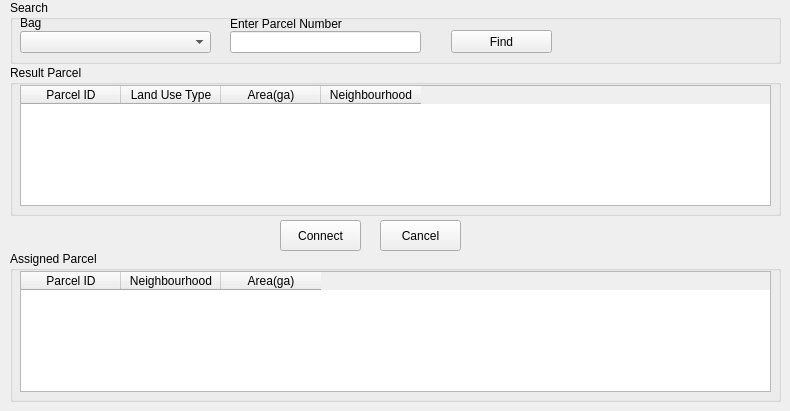
   <widget class="QWidget" name="person_group_parcel_tab">
    <attribute name="title">
     <string>Person Group Parcel</string>
    </attribute>
    <widget class="QPushButton" name="group_parcel_add_button">
     <property name="geometry">
      <rect>
       <x>280</x>
       <y>220</y>
       <width>81</width>
       <height>31</height>
      </rect>
     </property>
     <property name="sizePolicy">
      <sizepolicy hsizetype="Minimum" vsizetype="Fixed">
       <horstretch>0</horstretch>
       <verstretch>0</verstretch>
      </sizepolicy>
     </property>
     <property name="baseSize">
      <size>
       <width>0</width>
       <height>0</height>
      </size>
     </property>
     <property name="text">
      <string>Connect</string>
     </property>
    </widget>
    <widget class="QGroupBox" name="assigned_group_box_5">
     <property name="geometry">
      <rect>
       <x>10</x>
       <y>251</y>
       <width>771</width>
       <height>151</height>
      </rect>
     </property>
     <property name="title">
      <string>Assigned Parcel</string>
     </property>
     <widget class="QTableWidget" name="assigned_group_parcel_twidget">
      <property name="geometry">
       <rect>
        <x>10</x>
        <y>20</y>
        <width>751</width>
        <height>121</height>
       </rect>
      </property>
      <column>
       <property name="text">
        <string>Parcel ID</string>
       </property>
      </column>
      <column>
       <property name="text">
        <string>Neighbourhood</string>
       </property>
      </column>
      <column>
       <property name="text">
        <string>Area(ga)</string>
       </property>
      </column>
     </widget>
    </widget>
    <widget class="QGroupBox" name="assigned_group_box_6">
     <property name="geometry">
      <rect>
       <x>10</x>
       <y>65</y>
       <width>771</width>
       <height>151</height>
      </rect>
     </property>
     <property name="title">
      <string>Result Parcel</string>
     </property>
     <widget class="QTableWidget" name="result_group_parcel_twidget">
      <property name="geometry">
       <rect>
        <x>10</x>
        <y>20</y>
        <width>751</width>
        <height>121</height>
       </rect>
      </property>
      <column>
       <property name="text">
        <string>Parcel ID</string>
       </property>
      </column>
      <column>
       <property name="text">
        <string>Land Use Type</string>
       </property>
      </column>
      <column>
       <property name="text">
        <string>Area(ga)</string>
       </property>
      </column>
      <column>
       <property name="text">
        <string>Neighbourhood</string>
       </property>
      </column>
     </widget>
    </widget>
    <widget class="QGroupBox" name="search_group_box_3">
     <property name="geometry">
      <rect>
       <x>10</x>
       <y>0</y>
       <width>771</width>
       <height>64</height>
      </rect>
     </property>
     <property name="title">
      <string>Search</string>
     </property>
     <widget class="QLineEdit" name="search_group_parcel_num_edit">
      <property name="geometry">
       <rect>
        <x>220</x>
        <y>31</y>
        <width>191</width>
        <height>22</height>
       </rect>
      </property>
     </widget>
     <widget class="QPushButton" name="find_group_parcel_number_button">
      <property name="geometry">
       <rect>
        <x>441</x>
        <y>30</y>
        <width>101</width>
        <height>23</height>
       </rect>
      </property>
      <property name="text">
       <string>Find</string>
      </property>
     </widget>
     <widget class="QLabel" name="label_18">
      <property name="geometry">
       <rect>
        <x>220</x>
        <y>16</y>
        <width>241</width>
        <height>16</height>
       </rect>
      </property>
      <property name="text">
       <string>Enter Parcel Number</string>
      </property>
     </widget>
     <widget class="QComboBox" name="bag_group_parcel_cbox">
      <property name="geometry">
       <rect>
        <x>10</x>
        <y>31</y>
        <width>191</width>
        <height>22</height>
       </rect>
      </property>
     </widget>
     <widget class="QLabel" name="label_19">
      <property name="geometry">
       <rect>
        <x>10</x>
        <y>15</y>
        <width>181</width>
        <height>16</height>
       </rect>
      </property>
      <property name="text">
       <string>Bag</string>
      </property>
     </widget>
    </widget>
    <widget class="QPushButton" name="group_parcel_remove_button">
     <property name="geometry">
      <rect>
       <x>380</x>
       <y>220</y>
       <width>81</width>
       <height>31</height>
      </rect>
     </property>
     <property name="text">
      <string>Cancel</string>
     </property>
    </widget>
   </widget>
